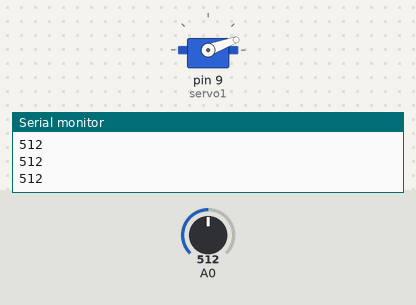
The sketch below on a simulated Arduino Uno, built with avr-gcc and run on an emulated ATmega328P. Shown: servo, the last lines printed to the serial monitor. Inputs (shaded band) come from the test bench; at power-on: A0 = 512.

Above: at 1.2 s.
1.3 s: A0 set to 112
2.8 s: A0 set to 92
At 3.6 s:
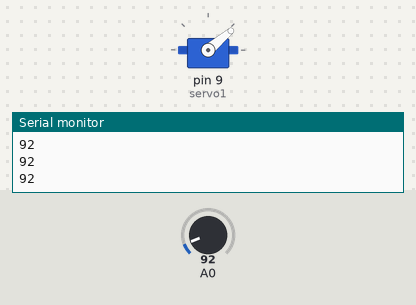
4.3 s: A0 set to 110
At 4.9 s:
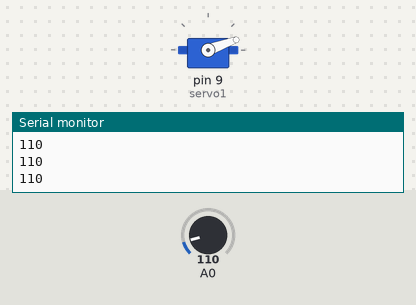
5.8 s: A0 set to 90
At 7.1 s:
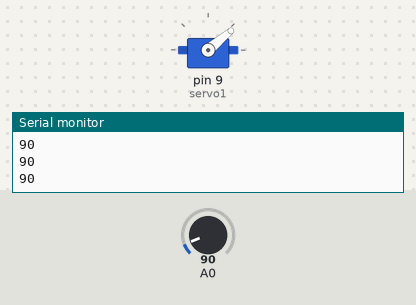
Timing chart, 0 to 8.3 s (numbered marks = the images above; inputs shaded):
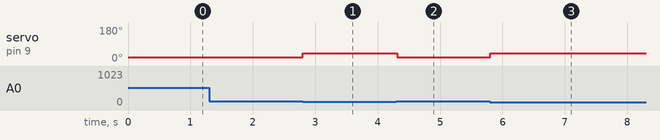

Measured:
- the behaviour switches between 101 and 100 on A0 (found by bisection; images 0 and 1)
- after the input at 2.8 s, servo on pin 9 (servo1): 20° → 40° at once
- after the input at 4.3 s, servo on pin 9 (servo1): 40° → 20° at once
- after the input at 5.8 s, servo on pin 9 (servo1): 20° → 40° at once

The sketch:

ldr_dino.ino
```cpp
#include <Servo.h>

Servo servo1;

void setup() {
  servo1.attach(9);
  Serial.begin(9600);
}

void loop() {
  int lightValue = analogRead(A0);

  if (lightValue <= 100) {
    servo1.write (40);
    Serial.println(lightValue);
    delay(100);
  }

  else {
    servo1.write (20);
    Serial.println(lightValue);
  }
}
```
